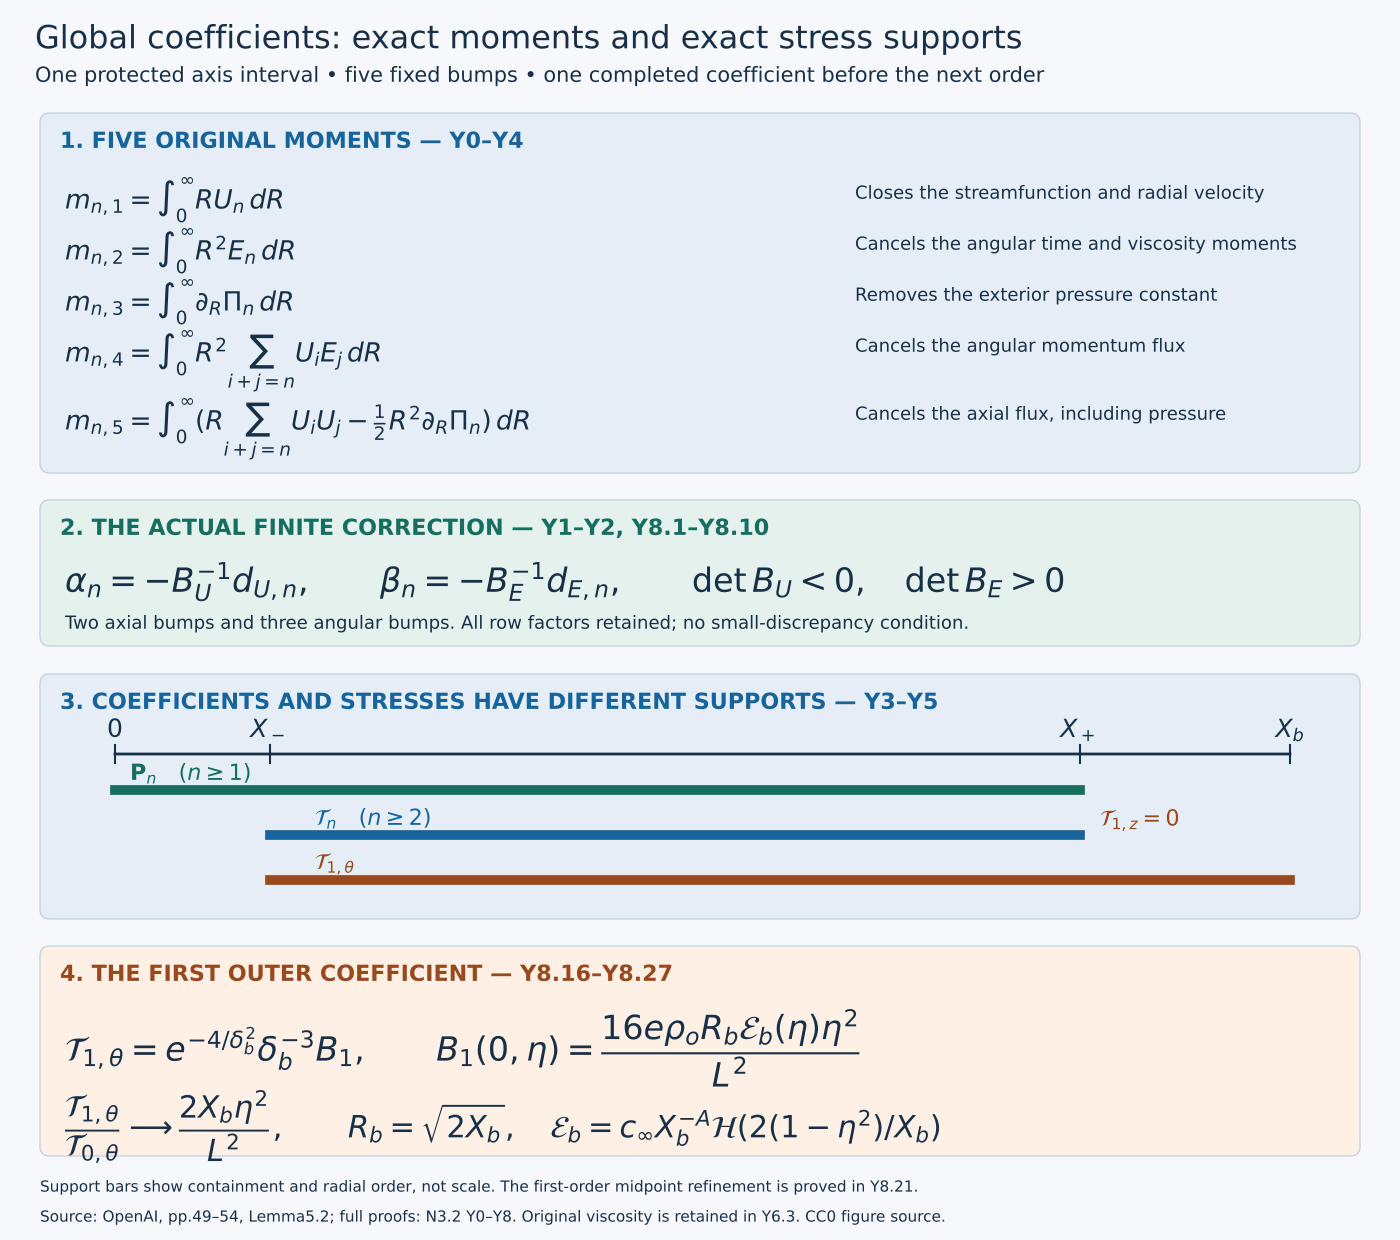

Write the Python code that produced this figure.
"""Reproduce the original moment maps, radial supports and outer coefficient."""
from pathlib import Path
import matplotlib
matplotlib.use('Agg')
import matplotlib.pyplot as plt
from matplotlib.patches import FancyBboxPatch
HERE=Path(__file__).resolve().parent
plt.rcParams.update({'font.family':'DejaVu Sans','font.size':14,'svg.fonttype':'path'})
fig=plt.figure(figsize=(14,12.4),dpi=100,facecolor='#f6f8fb')
ax=fig.add_axes([0,0,1,1]);ax.set_xlim(0,1400);ax.set_ylim(1240,0);ax.axis('off')
ink='#183047';blue='#17639b';green='#166e60';orange='#98491d'
def txt(x,y,s,size=14,color=ink,**kw):ax.text(x,y,s,va='top',fontsize=size,color=color,**kw)
def box(x,y,w,h,fill='#e5eef7'):
    ax.add_patch(FancyBboxPatch((x,y),w,h,boxstyle='round,pad=0,rounding_size=10',
        facecolor=fill,edgecolor='#c5d2dd'))
txt(35,24,'Global coefficients: exact moments and exact stress supports',23)
txt(35,66,'One protected axis interval • five fixed bumps • one completed coefficient before the next order',15)
box(40,113,1320,360)
txt(60,131,'1. FIVE ORIGINAL MOMENTS — Y0–Y4',16,blue,weight='bold')
rows=[
    (177,r'$m_{n,1}=\int_0^\infty R U_n\,dR$', 'Closes the streamfunction and radial velocity'),
    (228,r'$m_{n,2}=\int_0^\infty R^2 E_n\,dR$', 'Cancels the angular time and viscosity moments'),
    (279,r'$m_{n,3}=\int_0^\infty \partial_R\Pi_n\,dR$', 'Removes the exterior pressure constant'),
    (330,r'$m_{n,4}=\int_0^\infty R^2\sum_{i+j=n}U_iE_j\,dR$', 'Cancels the angular momentum flux'),
    (398,r'$m_{n,5}=\int_0^\infty(R\sum_{i+j=n}U_iU_j-\frac{1}{2}R^2\partial_R\Pi_n)\,dR$', 'Cancels the axial flux, including pressure')]
for y,f,desc in rows:txt(65,y,f,19);txt(855,y+8,desc,13)
box(40,500,1320,146,'#e4f1ec')
txt(60,518,'2. THE ACTUAL FINITE CORRECTION — Y1–Y2, Y8.1–Y8.10',16,green,weight='bold')
txt(65,562,r'$\alpha_n=-B_U^{-1}d_{U,n},\qquad\beta_n=-B_E^{-1}d_{E,n},'
    r'\qquad\det B_U<0,\quad\det B_E>0$',24)
txt(65,615,'Two axial bumps and three angular bumps. All row factors retained; no small-discrepancy condition.',13)
box(40,674,1320,245)
txt(60,692,'3. COEFFICIENTS AND STRESSES HAVE DIFFERENT SUPPORTS — Y3–Y5',16,blue,weight='bold')
xs=[115,270,1080,1290];y=754
ax.plot([xs[0],xs[-1]],[y,y],color=ink,lw=2)
for x,label in zip(xs,[r'$0$',r'$X_-$',r'$X_+$',r'$X_b$']):
    ax.plot([x,x],[y-9,y+9],color=ink);txt(x,y-36,label,18,ha='center')
ax.plot([xs[0],xs[2]],[790,790],color=green,lw=7)
txt(130,763,r'$\mathbf{P}_n\quad(n\geq1)$',16,green)
ax.plot([xs[1],xs[2]],[835,835],color=blue,lw=7)
txt(315,808,r'$\mathcal{T}_n\quad(n\geq2)$',16,blue)
ax.plot([xs[1],xs[3]],[880,880],color=orange,lw=7)
txt(315,853,r'$\mathcal{T}_{1,\theta}$',16,orange)
txt(1100,809,r'$\mathcal{T}_{1,z}=0$',16,orange)
box(40,946,1320,210,'#fff0e5')
txt(60,964,'4. THE FIRST OUTER COEFFICIENT — Y8.16–Y8.27',16,orange,weight='bold')
txt(65,1009,r'$\mathcal{T}_{1,\theta}=e^{-4/\delta_b^2}\delta_b^{-3}B_1,\qquad'
    r'B_1(0,\eta)=\dfrac{16e\rho_oR_b\mathcal{E}_b(\eta)\eta^2}{L^2}$',24)
txt(65,1090,r'$\dfrac{\mathcal{T}_{1,\theta}}{\mathcal{T}_{0,\theta}}\longrightarrow'
    r'\dfrac{2X_b\eta^2}{L^2},\qquad R_b=\sqrt{2X_b},\quad'
    r'\mathcal{E}_b=c_\infty X_b^{-A}\mathcal{H}(2(1-\eta^2)/X_b)$',22)
txt(40,1180,'Support bars show containment and radial order, not scale. The first-order midpoint refinement is proved in Y8.21.',11)
txt(40,1210,'Source: OpenAI, pp.49–54, Lemma5.2; full proofs: N3.2 Y0–Y8. Original viscosity is retained in Y6.3. CC0 figure source.',11)
fig.savefig(HERE/'global-coefficient-extension.svg',metadata={'Creator':'GPT-6 Astra (OpenAI)','Title':'Global coefficient moments and outer stress'})
fig.savefig(HERE/'global-coefficient-extension.png',dpi=100);plt.close(fig)
p=HERE/'global-coefficient-extension.svg';t=p.read_text(encoding='utf8')
assert 'width="1008pt" height="892.8pt"' in t
p.write_text(t.replace('width="1008pt" height="892.8pt"','width="1400" height="1240"'),encoding='utf8')
